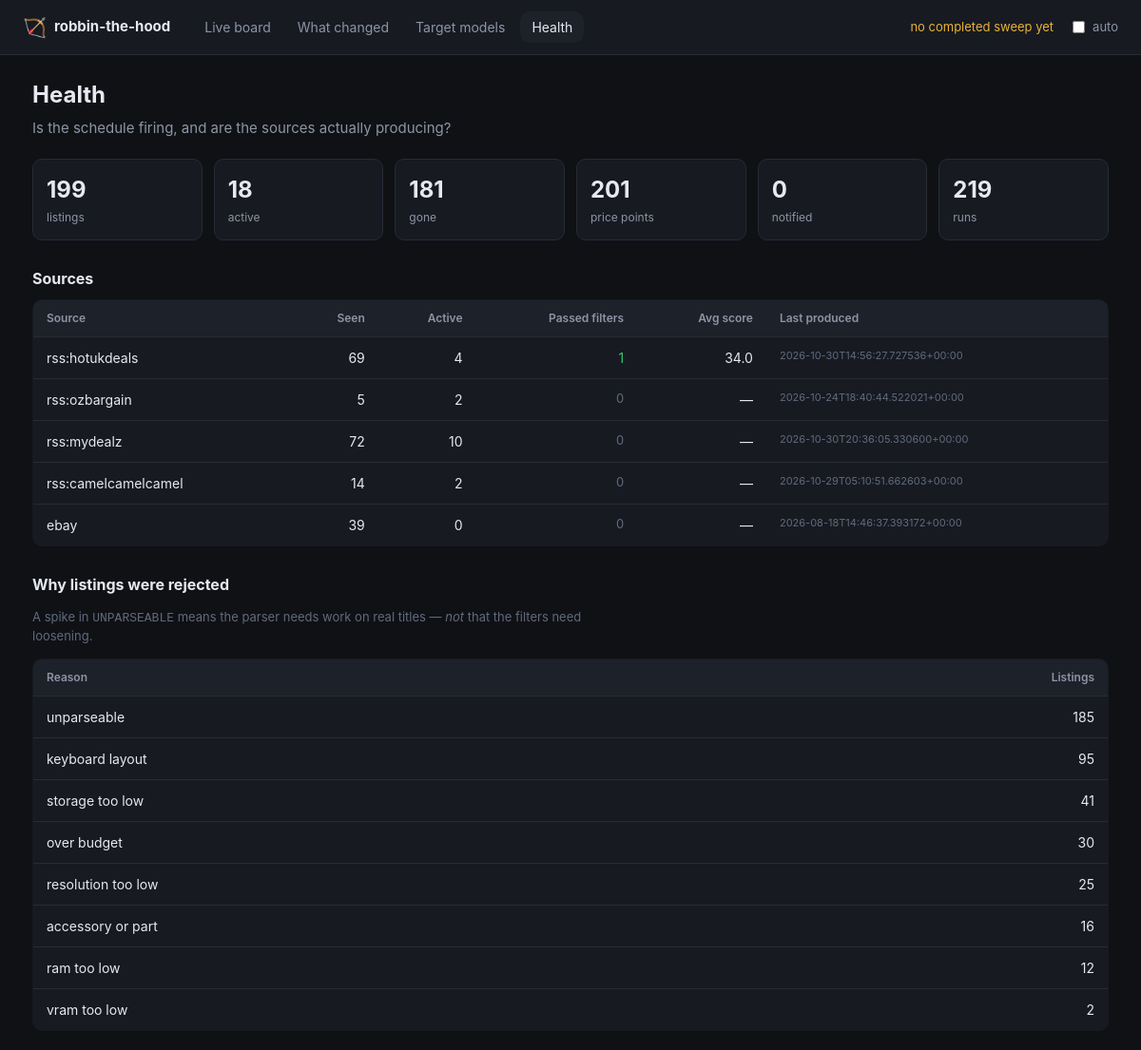
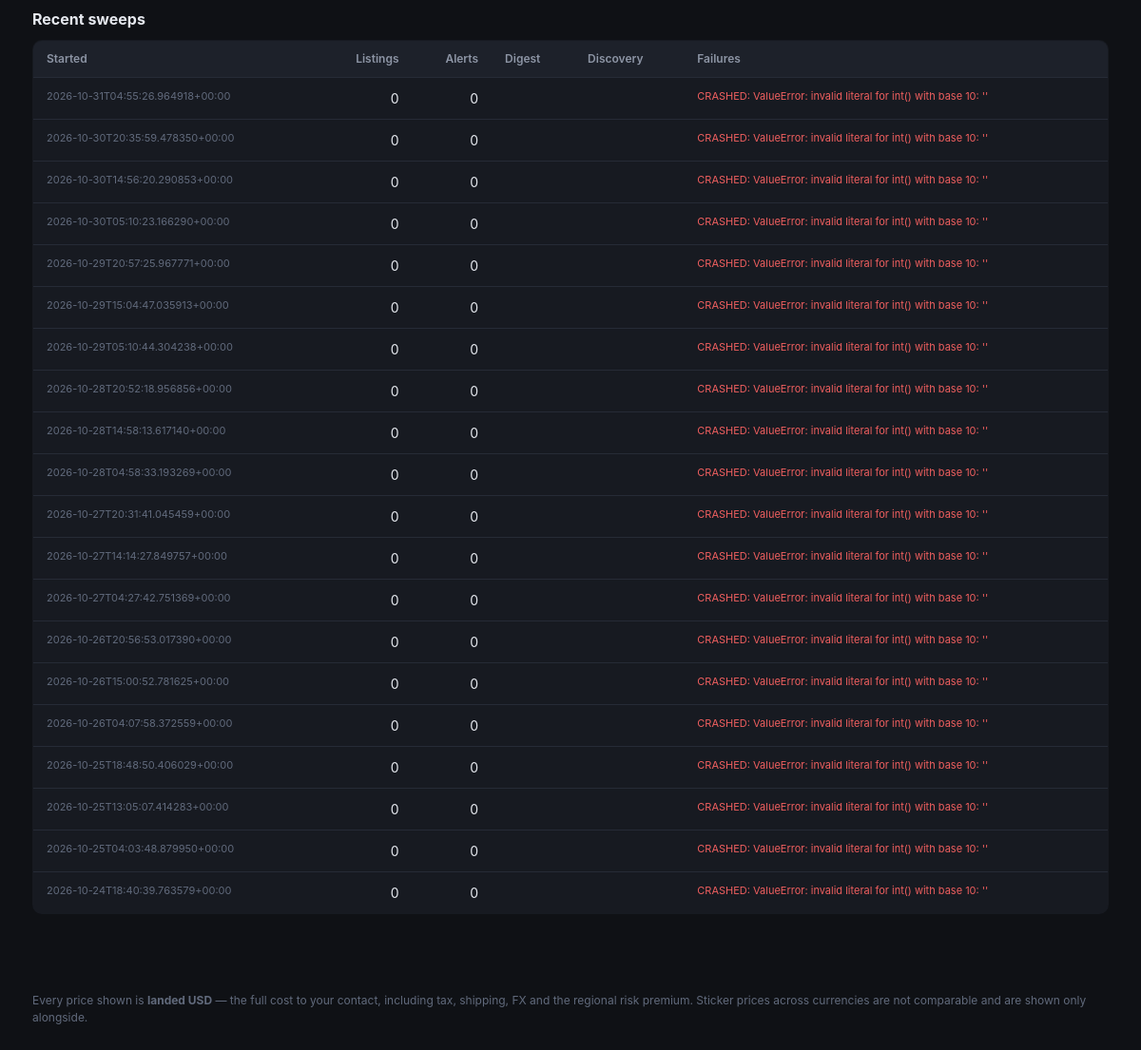
/health, run on an earlier commit of the app's database (2 pictures, top to bottom).
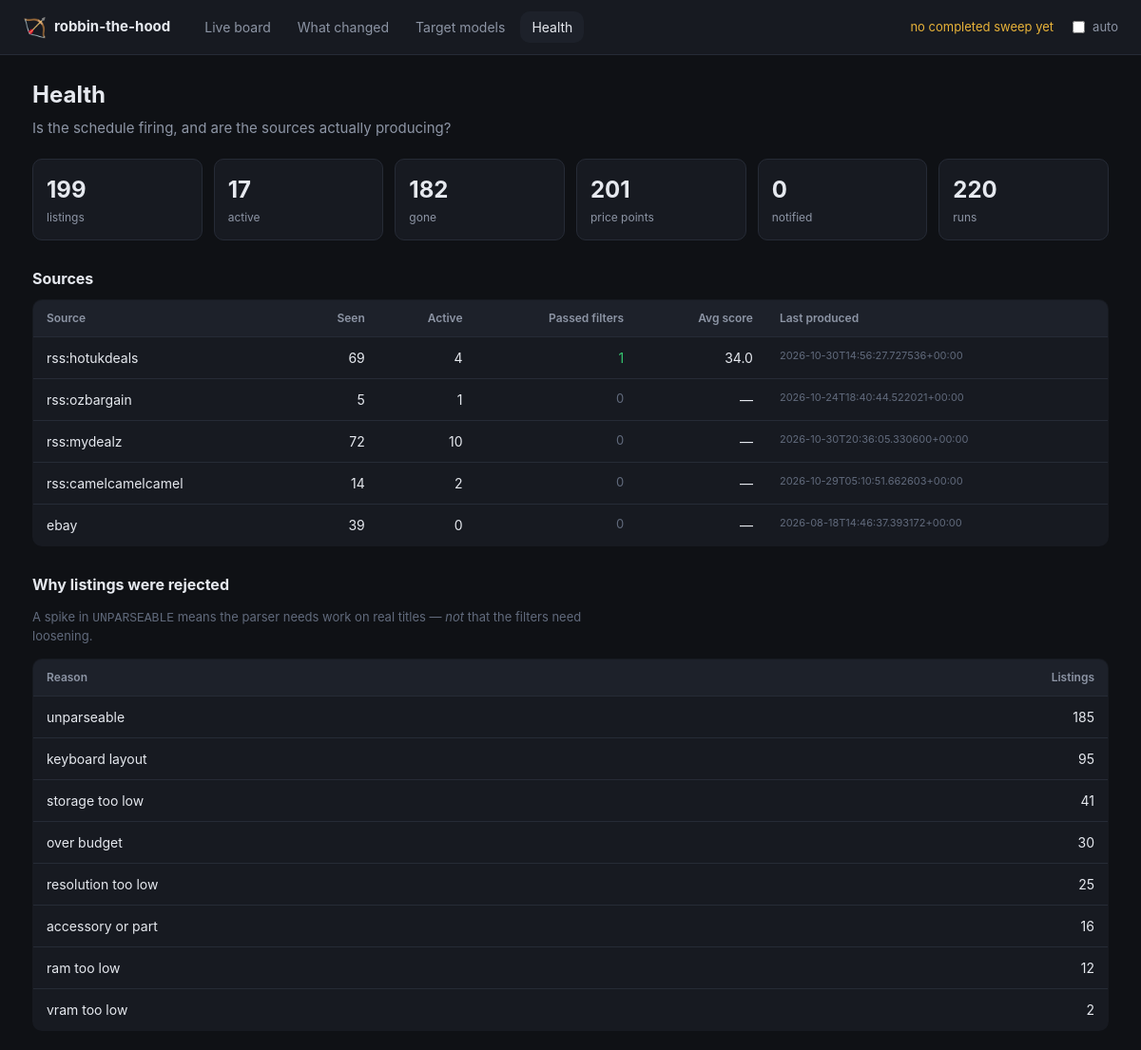
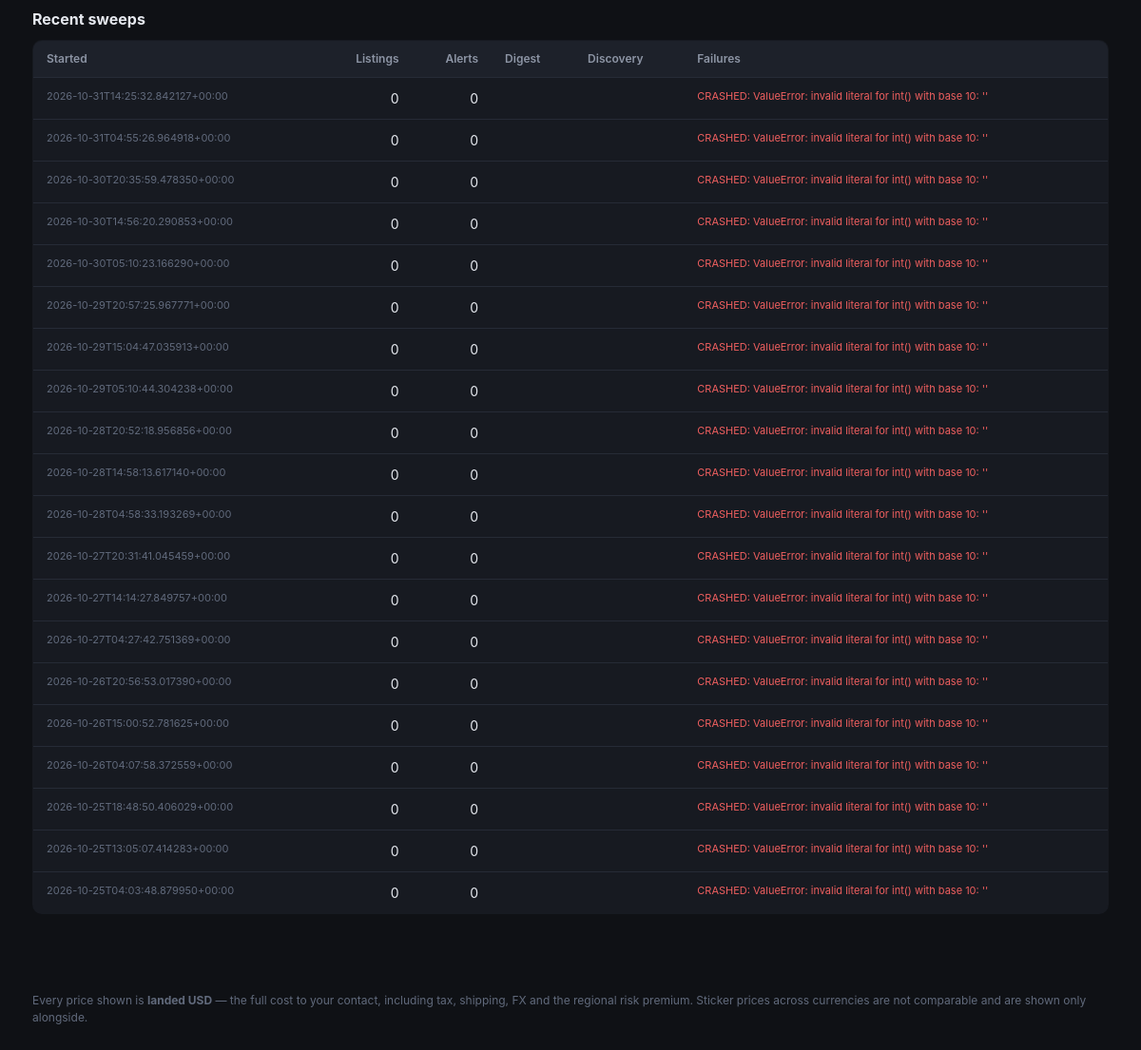
And on a later commit of the database (2 pictures, top to bottom).
### tables this page shows
CREATE TABLE runs (
    id             INTEGER PRIMARY KEY AUTOINCREMENT,
    started_at     TEXT NOT NULL,
    finished_at    TEXT,
    listings_seen  INTEGER DEFAULT 0,
    alerts_sent    INTEGER DEFAULT 0,
    digest_sent    INTEGER DEFAULT 0,
    discovery_run  INTEGER DEFAULT 0,
    notes          TEXT
);

### dashboard.py (the view)
@app.route("/health")
def health_page():
    with _open() as store:
        data = health(store)
    return render_template(
        "health.html", health=data, now=datetime.now(timezone.utc), active="health",
        static_export=_static_export(),
    )

### dashboard.py (called while the page is built)
def _open():
    return Store(app.config["DEALS_DB"])

def _static_export() -> bool:
    return bool(app.config.get("STATIC_EXPORT"))

### dealhunter/store.py (called while the page is built, shortened)
    def __enter__(self) -> "Store":
        return self

    def __exit__(self, *exc_info) -> None:
        self.close()

    def close(self) -> None:
        self.connection.commit()
        try:
            self.connection.execute("PRAGMA wal_checkpoint(TRUNCATE)")
        except sqlite3.Error as exc:  # pragma: no cover - non-fatal
            log.warning("Could not checkpoint the WAL: %s", exc)
        self.connection.close()

    @contextmanager
    def _tx(self):
        try:
            yield self.connection
            self.connection.commit()
        except Exception:
            self.connection.rollback()
            raise

    def _migrate(self) -> None:
        with self._tx() as connection:
            connection.executescript(SCHEMA)
            row = connection.execute("SELECT version FROM schema_version").fetchone()
            if row is None:
                connection.execute(
                    "INSERT INTO schema_version (version) VALUES (?)", (SCHEMA_VERSION,)
                )

    def latest_run_at(self) -> datetime | None:
        row = self.connection.execute(
            "SELECT started_at FROM runs WHERE finished_at IS NOT NULL "
            "ORDER BY id DESC LIMIT 1"
        ).fetchone()
        return datetime.fromisoformat(row["started_at"]) if row else None

    def stats(self) -> dict[str, int]:
        def count(sql: str) -> int:
            return int(self.connection.execute(sql).fetchone()[0])
        return {
            "listings": count("SELECT COUNT(*) FROM listings"),
            "active": count("SELECT COUNT(*) FROM listings WHERE status='active'"),
            "gone": count("SELECT COUNT(*) FROM listings WHERE status='gone'"),
            "price_points": count("SELECT COUNT(*) FROM price_history"),
            "notified": count("SELECT COUNT(*) FROM notifications"),
            "runs": count("SELECT COUNT(*) FROM runs"),
        }

### templates/health.html (shortened to what this page needs)
{% extends "base.html" %}
{% block content %}
<div class="pagehead">
  <h1>Health</h1>
  <p class="sub">Is the schedule firing, and are the sources actually producing?</p>
</div>
<div class="statgrid">
  {% for key, value in health.totals.items() %}
    <div class="stat">
      <div class="statnum">{{ '{:,}'.format(value) }}</div>
      <div class="statlabel">{{ key.replace('_', ' ') }}</div>
    </div>
  {% endfor %}
</div>
<section class="changeblock">
  <h2>Sources</h2>
  <table class="models">
    <thead>
      <tr>
        <th>Source</th><th class="num">Seen</th><th class="num">Active</th>
        <th class="num">Passed filters</th><th class="num">Avg score</th>
        <th>Last produced</th>
      </tr>
    </thead>
    <tbody>
      {% for s in health.sources %}
        <tr>
          <td>{{ s.source }}</td>
          <td class="num">{{ s.total }}</td>
          <td class="num">{{ s.active }}</td>
          <td class="num {{ 'good' if s.passed else 'none' }}">{{ s.passed }}</td>
          <td class="num">{{ s.avg_score if s.avg_score is not none else '—' }}</td>
          <td class="tiny">{{ s.last_produced or '—' }}</td>
        </tr>
      {% else %}
        <tr><td colspan="6" class="none">No sources have produced anything yet.</td></tr>
      {% endfor %}
    </tbody>
  </table>
</section>
<section class="changeblock">
  <h2>Why listings were rejected</h2>
  <p class="hint">
    A spike in <code>UNPARSEABLE</code> means the parser needs work on real
    titles — <em>not</em> that the filters need loosening.
  </p>
  <table class="models">
    <thead><tr><th>Reason</th><th class="num">Listings</th></tr></thead>
    <tbody>
      {% for r in health.rejections %}
        <tr>
          <td>{{ r.reason.replace('_', ' ') | lower }}</td>
          <td class="num">{{ r.n }}</td>
        </tr>
      {% else %}
        <tr><td colspan="2" class="none">Nothing rejected yet.</td></tr>
      {% endfor %}
    </tbody>
  </table>
</section>
<section class="changeblock">
  <h2>Recent sweeps</h2>
  <table class="models">
    <thead>
      <tr>
        <th>Started</th><th class="num">Listings</th><th class="num">Alerts</th>
        <th>Digest</th><th>Discovery</th><th>Failures</th>
      </tr>
    </thead>
    <tbody>
      {% for r in health.runs %}
        <tr>
          <td class="tiny">{{ r.started_at }}</td>
          <td class="num">{{ r.listings_seen }}</td>
          <td class="num">{{ r.alerts_sent }}</td>
          <td>{{ 'yes' if r.digest_sent else '' }}</td>
          <td>{{ 'yes' if r.discovery_run else '' }}</td>
          <td class="tiny {{ 'bad' if r.notes }}">{{ r.notes or '—' }}</td>
        </tr>
      {% else %}
        <tr><td colspan="6" class="none">No sweeps recorded yet.</td></tr>
      {% endfor %}
    </tbody>
  </table>
</section>
{% endblock %}

### templates/base.html (shortened to what this page needs)
<!doctype html>
<html lang="en">
<head>
  <link rel="stylesheet" href="{{ url_for('static', filename='style.css') }}">
</head>
<body>
<header class="topbar">
  <div class="brand">
    <span class="logo">🏹</span>
    <span>robbin-the-hood</span>
  </div>
  <nav>
    <a href="{{ url_for('board') }}"        class="{{ 'on' if active == 'board' }}">Live board</a>
    <a href="{{ url_for('changes') }}"      class="{{ 'on' if active == 'changes' }}">What changed</a>
    <a href="{{ url_for('models') }}"       class="{{ 'on' if active == 'models' }}">Target models</a>
    <a href="{{ url_for('health_page') }}"  class="{{ 'on' if active == 'health' }}">Health</a>
  </nav>
  <div class="status">
    {% if latest_run %}
      {# The datetime attribute lets the static export recompute this in the
         browser, so a snapshot read hours later doesn't claim "2h ago". #}
      <span class="sweep">last sweep
        <strong><time datetime="{{ latest_run.isoformat() }}">{{ latest_run | ago }}</time></strong>
      </span>
    {% else %}
      <span class="sweep warn">no completed sweep yet</span>
    {% endif %}
    {% if not static_export %}
      <label class="refresh">
        <input type="checkbox" id="autorefresh"> auto
      </label>
    {% endif %}
  </div>
</header>
<main>
  {% block content %}{% endblock %}
</main>
<footer>
  Every price shown is <strong>landed USD</strong> — the full cost to your
  contact, including tax, shipping, FX and the regional risk premium. Sticker
  prices across currencies are not comparable and are shown only alongside.
</footer>
</body>
</html>

### static/style.css (style rules this page uses)
:root { --bg: #0f1115; --panel: #171a21; --panel-2: #1d212a; --line: #262b36; --text: #e6e9ef; --muted: #8d95a5; --dim: #616a7c; --accent: #4da3ff; --good: #35c46f; --warn: #e8b339; --bad: #ef5f5f; --priority: #b98bff; --radius: 10px; }
* { box-sizing: border-box; }
body { margin: 0; background: var(--bg); color: var(--text); font: 15px/1.5 ui-sans-serif, -apple-system, "Segoe UI", Roboto, sans-serif; }
a { color: var(--accent); text-decoration: none; }
.topbar { display: flex; align-items: center; gap: 24px; padding: 12px 24px; background: var(--panel); border-bottom: 1px solid var(--line); position: sticky; top: 0; z-index: 10; }
.brand { display: flex; align-items: center; gap: 8px; font-weight: 650; }
.logo { font-size: 20px; }
.topbar nav { display: flex; gap: 4px; }
.topbar nav a { padding: 6px 12px; border-radius: var(--radius); color: var(--muted); font-size: 14px; }
.topbar nav a.on { background: var(--panel-2); color: var(--text); }
.status { margin-left: auto; display: flex; align-items: center; gap: 16px; font-size: 13px; color: var(--muted); }
.sweep.warn { color: var(--warn); }
.refresh { display: flex; align-items: center; gap: 5px; cursor: pointer; }
main { max-width: 1180px; margin: 0 auto; padding: 24px; }
.pagehead h1 { margin: 0 0 6px; font-size: 24px; }
.pagehead .sub { margin: 0 0 20px; color: var(--muted); max-width: 74ch; }
.changeblock { margin: 28px 0; }
.changeblock h2 { font-size: 16px; display: flex; align-items: center; gap: 9px; margin: 0 0 10px; }
.none, .hint { color: var(--dim); font-size: 13px; }
.hint { max-width: 74ch; }
table.models { width: 100%; border-collapse: collapse; font-size: 14px; background: var(--panel); border: 1px solid var(--line); border-radius: var(--radius); overflow: hidden; }
table.models th { text-align: left; padding: 10px 14px; font-size: 12px; color: var(--muted); background: var(--panel-2); border-bottom: 1px solid var(--line); font-weight: 600; }
table.models td { padding: 11px 14px; border-bottom: 1px solid var(--line); vertical-align: top; }
table.models tr:last-child td { border-bottom: 0; }
table.models .num { text-align: right; }
.tiny { font-size: 11px; color: var(--dim); }
.good { color: var(--good); }
.bad { color: var(--bad); }
.statgrid { display: grid; grid-template-columns: repeat(auto-fit, minmax(130px, 1fr)); gap: 12px; margin-bottom: 26px; }
.stat { background: var(--panel); border: 1px solid var(--line); border-radius: var(--radius); padding: 14px; }
.statnum { font-size: 24px; font-weight: 700; }
.statlabel { font-size: 12px; color: var(--muted); margin-top: 2px; }
footer { max-width: 1180px; margin: 30px auto 40px; padding: 0 24px; font-size: 12px; color: var(--dim); }

What changed in the data, as far as the page shows it:
no longer on this page (row unchanged): runs: started_at "2026-10-24T18:40:39.763579+00:00", listings_seen "0", alerts_sent "0", notes "CRASHED: ValueError: invalid literal for int() with base 10: ''"
added runs: started_at "2026-10-31T14:25:32.842127+00:00", listings_seen "0", alerts_sent "0", notes "CRASHED: ValueError: invalid literal for int() with base 10: ''"
Also different on the page:
new list line: "17 active"
new list line: "182 gone"
new list line: "220 runs"
new list line: "rss:ozbargain 5 1 0 — 2026-10-24T18:40:44.522021+00:00"
list line gone: "18 active"
list line gone: "181 gone"
list line gone: "219 runs"
list line gone: "rss:ozbargain 5 2 0 — 2026-10-24T18:40:44.522021+00:00"
